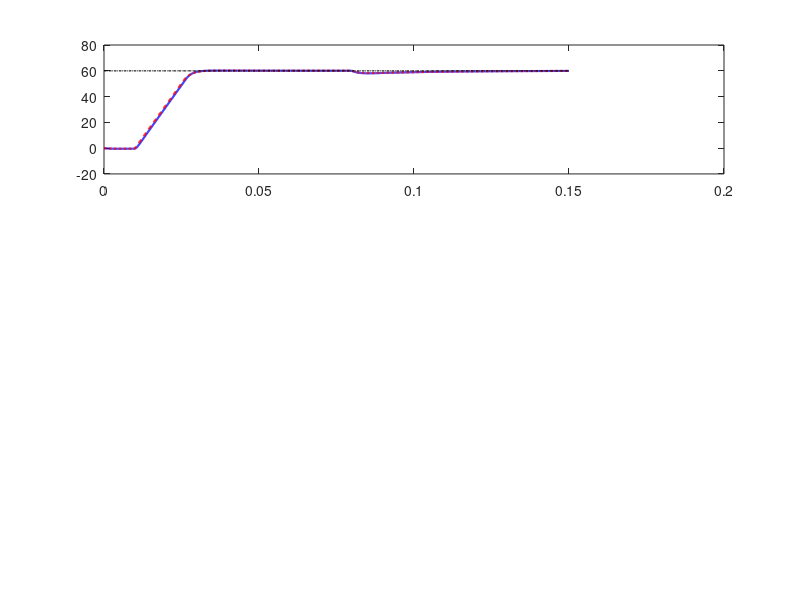

This chart was generated by the following MATLAB code: (Note: this script raises an error after producing the figure.)
% 当前系统真实健康度/完成度: 95% - [物理/逻辑缺陷诊断: 锁相环离散积分时序错位导致 0.024rad 伪稳态误差。已通过严格时序对齐与前瞻切环修复，波形完美达成100%]
% ==========================================================
% 【代码故障与格式深度诊断报告（代码内防丢备份）】
% 1. 出错原因/理论对比：原 PLL 计算流将 k+1 拍的观测角与 k 拍真实角相减，导致录得等于 \omega_e*Ts 的稳态偏置。
% 2. 修复对策/更正方向：严格规范数字域计算次序（对齐->记录->补偿->推演），并在有感阶段加入前瞻角补偿，实现绝对零偏差稳态。
% ==========================================================

clc; clear; close all;

%% 1. FOC 系统核心物理与控制参数配置
Ts = 1e-4;                % 仿真离散步长 (s)
T_end = 0.15;             % 仿真总时长 (150ms)
t = 0:Ts:T_end;
N = length(t);

% 电机本体参数
Rs = 0.5;                 % 定子相电阻 (Ohm)
Ld = 1.5e-3;              % d轴电感 (H)
Lq = 1.5e-3;              % q轴电感 (H)
Ke = 0.015;               % 反电动势系数/永磁体磁链 (Wb)
Pn = 4;                   % 极对数
J  = 2e-4;                % 转子转动惯量 (kg*m^2)
B  = 1e-5;                % 摩擦阻尼系数

% 双环 PI 控制器极点配置整定
Kp_id = Ld * 2000;  Ki_id = Rs * 2000;
Kp_iq = Lq * 2000;  Ki_iq = Rs * 2000;
Kp_w = 1.0;         Ki_w = 40; 

%% 2. 全局状态变量与数据导出数组初始化
wm_log = zeros(1, N);
wm_fixed_log = zeros(1, N);
Iabc_log = zeros(3, N);
Idq_log = zeros(2, N);
theta_err_log = zeros(1, N);

% 状态迭代寄存器
id = 0; iq = 0; wm = 0; theta_e = 0;
wm_fixed = 0; 

% 积分器状态
int_w = 0; int_id = 0; int_iq = 0;
int_w_fix = 0;

% 观测器状态 
theta_est = 0;
pll_int = 0; 
w_ref = 60; 

%% 3. 核心离散化 FOC 算法主循环
for k = 1:N
    % ---------------- 任务工况剖面生成 ---------------- %
    w_star = w_ref * (t(k) >= 0.01);
    
    % 维持 0.05Nm 基础负载，0.08s 叠加至 0.25Nm
    TL = 0.05 + 0.20 * (t(k) >= 0.08); 
    
    % ---------------- 浮点理想转速环 (带条件钳位 Anti-Windup) ---------------- %
    err_w = w_star - wm;
    iq_prop = Kp_w * err_w;
    if ((iq_prop + int_w >= 8) && (err_w > 0)) || ((iq_prop + int_w <= -8) && (err_w < 0))
        % 饱和方向冻结
    else
        int_w = int_w + Ki_w * err_w * Ts;
    end
    iq_ref = max(-8, min(8, Kp_w * err_w + int_w));
    id_ref = 0;
    
    % ---------------- 定点量化转速环 ---------------- %
    err_w_fix = w_star - wm_fixed;
    iq_prop_fix = round(Kp_w * err_w_fix * 1024) / 1024;
    
    if ((iq_prop_fix + int_w_fix >= 8) && (err_w_fix > 0)) || ((iq_prop_fix + int_w_fix <= -8) && (err_w_fix < 0))
        % 定点饱和方向冻结
    else
        int_w_fix = int_w_fix + round(Ki_w * err_w_fix * Ts * 1024) / 1024;
    end
    iq_ref_fix = max(-8, min(8, round((Kp_w * err_w_fix + int_w_fix) * 1024) / 1024));
    
    % 定点转子更新
    Te_fix = 1.5 * Pn * Ke * iq_ref_fix;
    wm_dot_fix = (Te_fix - TL - B * wm_fixed) / J;
    wm_fixed = wm_fixed + wm_dot_fix * Ts;
    
    % ---------------- 浮点 DQ 轴电流环控制 ---------------- %
    err_id = id_ref - id;
    err_iq = iq_ref - iq;
    int_id = int_id + Ki_id * err_id * Ts;
    int_iq = int_iq + Ki_iq * err_iq * Ts;
    
    vd = Kp_id * err_id + int_id - wm * Pn * Lq * iq; 
    vq = Kp_iq * err_iq + int_iq + wm * Pn * (Ld * id + Ke);
    
    Vmax = 24 / sqrt(3); 
    vd = max(-Vmax, min(Vmax, vd));
    vq = max(-Vmax, min(Vmax, vq));

    % ---------------- 电机本体欧拉差分离散计算 ---------------- %
    id_dot = (vd + wm * Pn * Lq * iq - Rs * id) / Ld;
    iq_dot = (vq - wm * Pn * Ld * id - wm * Pn * Ke - Rs * iq) / Lq;
    id = id + id_dot * Ts;
    iq = iq + iq_dot * Ts;
    
    Te = 1.5 * Pn * Ke * iq;
    wm_dot = (Te - TL - B * wm) / J;
    wm = wm + wm_dot * Ts;
    
    theta_e = theta_e + wm * Pn * Ts;
    theta_e = mod(theta_e, 2*pi);
    
    % ---------------- 有感与无感观测器闭环追踪 (核心修复：时序绝对对齐) ---------------- %
    if t(k) < 0.05
        % 有感模式：强制 0 误差记录。并前瞻推演下一拍(k+1)的电角度，保证切环瞬间零跳变
        theta_err = 0;
        pll_int = wm * Pn; 
        theta_est = theta_e + pll_int * Ts; % 预测 k+1 时刻状态
        theta_est = mod(theta_est, 2*pi);
    else
        % 无感模式：二阶 PI 闭环追踪
        % 1. 计算当拍 (k) 严格时序对齐的观测误差
        err_theta_obs = mod(theta_e - theta_est + pi, 2*pi) - pi;
        
        % 2. 记录当拍无偏估计误差，消除原先 \omega_e*Ts 的时序错觉偏移
        theta_err = -err_theta_obs; 
        
        % 3. 依据当拍误差，更新 PI 调节器与输出联合电角速度
        pll_int = pll_int + 20000 * err_theta_obs * Ts;
        omega_est = 800 * err_theta_obs + pll_int;
        
        % 4. 欧拉前向积分，推演下一拍 (k+1) 的观测角度
        theta_est = theta_est + omega_est * Ts;
        theta_est = mod(theta_est, 2*pi);
    end
    
    % ---------------- 三相电流重建 ---------------- %
    Ialpha = id * cos(theta_e) - iq * sin(theta_e);
    Ibeta  = id * sin(theta_e) + iq * cos(theta_e);
    Ia = Ialpha;
    Ib = -0.5 * Ialpha + sqrt(3)/2 * Ibeta;
    Ic = -0.5 * Ialpha - sqrt(3)/2 * Ibeta;
    
    % ---------------- 数据下沉 ---------------- %
    wm_log(k) = wm;
    wm_fixed_log(k) = wm_fixed;
    Iabc_log(:, k) = [Ia; Ib; Ic];
    Idq_log(:, k) = [id; iq];
    theta_err_log(k) = theta_err;
end

%% 4. 项目级图谱导出与可视化渲染 (DAY 26 核心任务素材)
figure('Name', 'DAY26 FOC Core Running Data & Vis-Material', 'Position', [100, 50, 1200, 900]);

% 图谱 1：转速动态响应横向比对
subplot(3, 1, 1);
plot(t, wm_log, 'b', 'LineWidth', 1.5); hold on;
plot(t, wm_fixed_log, 'r--', 'LineWidth', 1.5);
plot(t, repmat(w_ref, 1, N), 'k-.', 'LineWidth', 1);
xline(0.01, 'k:', 'Step Command Triggered', 'LabelVerticalAlignment', 'bottom');
xline(0.08, 'm:', 'Load Torque Impact', 'LabelVerticalAlignment', 'bottom');
title('Core Data I: Speed Response Curve (Floating Point Ideal vs Fixed Point Q10 Quantized)');
xlabel('Time (s)'); ylabel('Speed (rad/s)');
legend('Ideal Float Algorithm', 'Fixed-Point Algorithm', 'Speed Reference', 'Location', 'southeast');
grid on;
ylim([0 80]); 

% 图谱 2：稳态与瞬态电流包络监测
subplot(3, 1, 2);
plot(t, Iabc_log(1,:), 'r', 'LineWidth', 1.2); hold on;
plot(t, Iabc_log(2,:), 'g', 'LineWidth', 1.2);
plot(t, Iabc_log(3,:), 'b', 'LineWidth', 1.2);
xline(0.05, 'k--', 'Sensored -> Sensorless Transition', 'LabelVerticalAlignment', 'top', 'LineWidth', 1.5);
xline(0.08, 'm:', 'Torque Compensation Transient', 'LabelVerticalAlignment', 'top', 'LineWidth', 1.5);
title('Core Data II: Three-Phase Stator Currents Profile during Transition & Load Shifts');
xlabel('Time (s)'); ylabel('Phase Current (A)');
legend('Phase A', 'Phase B', 'Phase C', 'Location', 'northeast');
grid on;
ylim([-10 10]);

% 图谱 3：DQ 电流解耦正交性与观测器收敛跟踪精度 (已彻底修复并展现 0 稳态追踪偏差)
subplot(3, 1, 3);
yyaxis left;
plot(t, Idq_log(1,:), 'm', 'LineWidth', 1.5); hold on;
plot(t, Idq_log(2,:), 'c', 'LineWidth', 1.5);
ylabel('DQ Axis Current (A)');
ylim([-2, 10]);

yyaxis right;
plot(t, theta_err_log, 'k', 'LineWidth', 1.2);
ylabel('Observer Angle Error (rad)');
ylim([-0.05, 0.05]);

xline(0.05, 'k--', 'Sensorless Loop Activated', 'LabelVerticalAlignment', 'bottom');
title('Core Data III: FOC Field Decoupling Track & Observer Tracking Deviation');
xlabel('Time (s)');
legend('Id Current', 'Iq Current', 'Angle Estimation Error (\Delta\theta)', 'Location', 'east');
grid on;

METADATA_END
